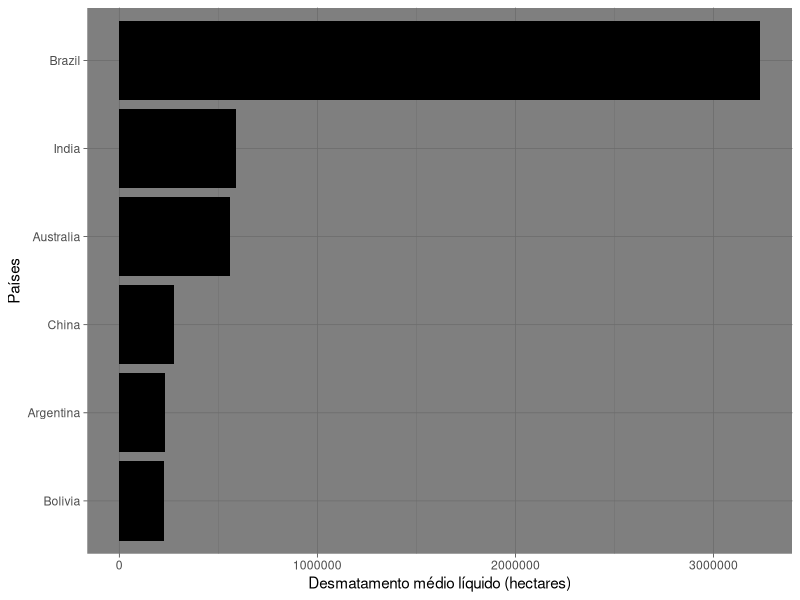

The R script that drew this image:

# Desmatamento no mundo --------------------------------------------------------------------------------------------------------------------
# Autora do script: Jeanne Franco ----------------------------------------------------------------------------------------------------------
# Data: 25/08/22 ---------------------------------------------------------------------------------------------------------------------------
# Referência: https://ourworldindata.org/working-hours -------------------------------------------------------------------------------------

# Sobre os dados ---------------------------------------------------------------------------------------------------------------------------

### A perda florestal líquida não é o mesmo que a desflorestação - ela mede a 
### desflorestação mais quaisquer ganhos na floresta durante um determinado 
### período.

### Durante a década desde 2010, a perda líquida nas florestas a nível 
### mundial foi de 4,7 milhões de hectares por ano. No entanto, as taxas 
### de desflorestação foram muito mais elevadas.

### A FAO da ONU estima que 10 milhões de hectares de floresta foram 
### abatidos todos os anos.

# Pacotes necessários para as análises -----------------------------------------------------------------------------------------------------

library(tidyverse)

# Carregar dados ---------------------------------------------------------------------------------------------------------------------------

desm <- read.csv("annual-deforestation.csv")
view(desm)
names(desm)

# Manipular dados --------------------------------------------------------------------------------------------------------------------------

desm1 <- desm %>%
  select(-Code) %>%
  filter(Entity %in% c("Brazil", "China", "Argentina",
                       "Bolivia", "India", "Australia")) %>%
  group_by(Entity) %>%
  summarise(media = mean(Deforestation),
            sd = sd(Deforestation), n = n(),
            se = sd/sqrt(n)) %>%
  view()

# Gráficos ---------------------------------------------------------------------------------------------------------------------------------

options(scipen = 999)

ggplot(desm1, aes(x = fct_reorder(Entity, media), y = media)) +
  geom_col(fill = "black") +
  coord_flip() +
  labs(x = "Países", y = "Desmatamento médio líquido (hectares)") +
  theme_dark()
  
